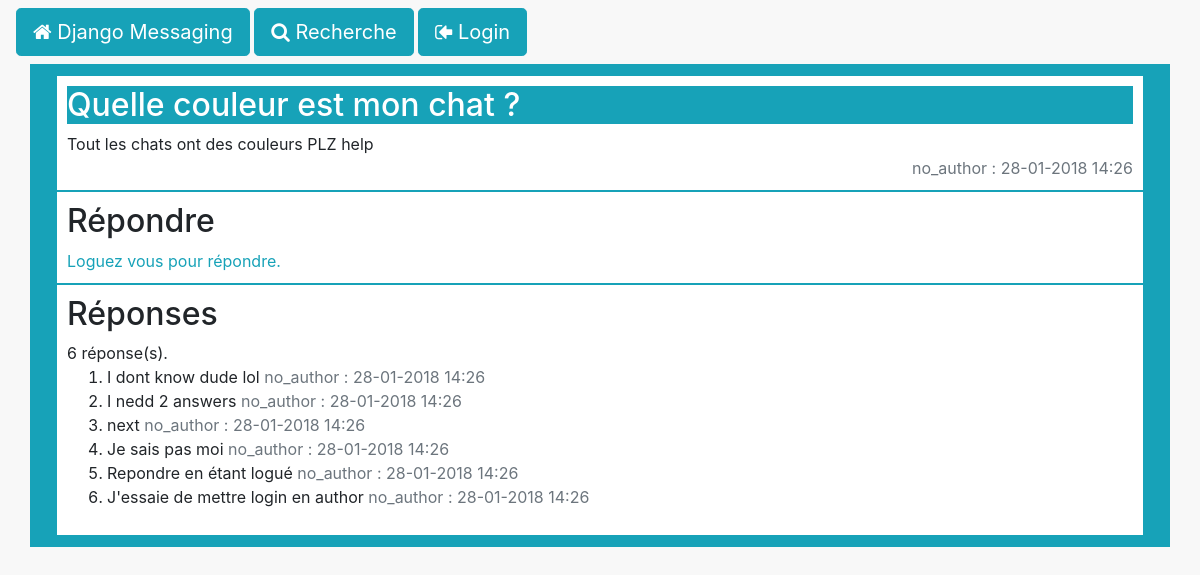
The page /messages/39/ on the database its author committed.
### messaging/models.py (models this page shows, shortened)
class Message(models.Model):
    content = models.CharField(max_length=2000)
    author = models.CharField(max_length=100, default="no_author")
    creation_date = models.DateTimeField(default=timezone.now)
    objects = MessageManager()

class Question(Message):
    title = models.CharField(max_length=200)
    objects = QuestionManager()

class Message(models.Model):
    content = models.CharField(max_length=2000)
    author = models.CharField(max_length=100, default="no_author")
    creation_date = models.DateTimeField(default=timezone.now)
    objects = MessageManager()

class Answer(Message):
    parent = models.ForeignKey(Question, on_delete=models.CASCADE, related_name='answers')

### messaging/views.py (the view)
# urls.py: path('<int:question_id>/', views.detail, name='detail'),
def detail(request, question_id):
    current_question = get_object_or_404(Question, pk=question_id)
    return render(request, 'messaging/detail.html', {'question': current_question})

### messaging/templates/messaging/detail.html
{% extends "messaging/__l_single_col.html" %}
{% block main_col %}
{% include "messaging/_question_details.html" with question=question %}
{% if request.user.is_authenticated %}
    {% include "messaging/_answer_create.html" %}
{% else %}
<article>
    <h2>Répondre</h2>
    <a href="{% url 'login' %}?next={% firstof request.path '/' %}" class="text-info">Loguez vous pour répondre.</a>
</article>
{% endif %}
{% include "messaging/_answers_show.html" %}
{% endblock main_col %}

### messaging/templates/messaging/_question_details.html
<article>
    <h2 class="bg-info text-white">  {{ question.title }} </h2>
    <div>{{ question.content }}</div>
    <div class="text-right">
        {% include "messaging/_message_metadata.html" %}
    </div>
</article>

### messaging/templates/messaging/_message_metadata.html
<span class="text-muted">{{ question.author }} : {{ question.creation_date|date:"d-m-Y H:i" }} </span>

### messaging/templates/messaging/_answers_show.html
<article>
    <h2>Réponses</h2>
    <div>
    {% if question.answers.all %}
        {{ question.answers.all|length }} réponse(s).
    {% else %}
        Aucune réponse.
    {% endif %}
    </div>
    <ol>
        {% for answer in question.answers.all%}
            <li>{% include "messaging/_answer_details.html" with answer=answer %}</li>
        {% endfor %}
    </ol>
</article>

### messaging/templates/messaging/_answer_details.html
{{ answer.content }}
<span class="text-right">
    {% include "messaging/_message_metadata.html" %}
</span>

### messaging/static/messaging/css/style.css (style rules this page uses)
body { background: #f8f8f8; }
article { border: 1px solid #17a2b8; background: white; padding: 10px; }

### rows shown on the page
Question: title "Quelle couleur est mon chat ?", answers.all|length "6"
Message: content "Tout les chats ont des couleurs PLZ help", author "no_author", creation_date "28-01-2018 14:26"
Answer: content "I dont know dude lol"
Answer: content "I nedd 2 answers"
Answer: content "next"
Answer: content "Je sais pas moi"
Answer: content "Repondre en étant logué"
Answer: content "J'essaie de mettre login en author"
